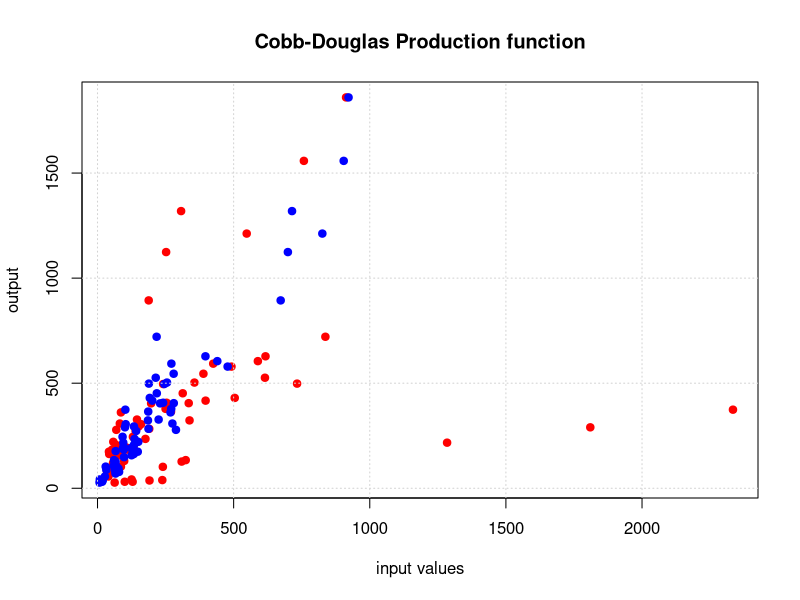

Here is the R script that generated this plot:
## ---- chunk 1
knitr::opts_chunk$set(echo = TRUE)
## ---- chunk 2
CobbDoug = read.csv('CobbDouglasData.csv')
attach(CobbDoug)
## ---- chunk 3
plot(Cap, Q, pch=19, col='red', xlab= 'input values', ylab = 'output',
     main='Cobb-Douglas Production function')
points(Emp, Q, pch=19, col='blue')
grid()
## ---- chunk 4
#install.packages("scatterplot3d") # Install
#library("scatterplot3d") # load
## ---- chunk 5
data(CobbDoug)
head(CobbDoug)
## ---- chunk 6
# Basic 3d graphics
#scatterplot3d(CobbDoug[,1:3],
              #main="3D Scatter Plot")
## ---- chunk 7
#![](/Users/Jacky Maya/OneDrive/CSUB classes/Semester/Spring2020/MGMT6550Brownlow/CobbDouglas/images/3DScatterPlot.png)

## ---- chunk 8
CDloss=function(parms, Q, Cap, Emp){
  A = parms[1] #efficiency
  alpha = parms[2] #labor (emp)
  beta = parms[3] #capital (cap)
  
  Loss = 0
  for (i in 1:length(Q)){
    Loss = Loss + ((Q[i]-A*(Cap[i]^beta*Emp[i]^alpha))^2)
  }
  
  return (log(Loss))
}

CDmle=function(parms, Q, Cap, Emp){
  A = parms[1]
  alpha = parms[2]
  beta = parms[3]
  
  logLoss = 0
  for (i in 1:length(Q)){
    errorTerm= (Q[i]-A*(Cap[i]^beta*Emp[i]^alpha))
    logLoss = logLoss - dnorm(errorTerm, log=T)
  }
  
  return (logLoss)
}
## ---- chunk 9
A = 1
alpha = 0.5
beta = 0.5
parms=c(A, alpha, beta)
print(CDloss(parms, Q, Cap, Emp))

# better or worse than
A = 2
alpha = 0.802
beta = 0.208
parms=c(A, alpha, beta)
print(CDloss(parms, Q, Cap, Emp))
## ---- chunk 10

for (A in seq(from=0.01, to = 2, length.out = 4))
  for(a in seq(from=0.01, to = 1,length.out = 6))
   for(b in seq(from=0.01, to = 1, length.out = 6)){
     parms = c(A, a, b)
      print(paste(A, a, b,'        ', CDloss(parms, Q, Cap, Emp)))
  }

## ---- chunk 11
##     ?optim
parms = c(2, 0.802, 0.208)
opt = optim(parms, CDloss, Q=Q, Cap=Cap, Emp=Emp)
print(opt)
parms = c(opt$par[1], opt$par[2], opt$par[3])
print(CDloss(parms, Q, Cap,Emp))
## ---- chunk 12
parms = c(2, 0.802, 0.208)
opt = optim(parms, CDmle, Q=Q, Cap=Cap, Emp=Emp)
print(opt)
parms = c(opt$par[1], opt$par[2], opt$par[3])
print(CDloss(parms, Q, Cap,Emp))
## ---- chunk 13
logModel = glm(log(Q)~log(Cap)+log(Emp))
summary(logModel)
A = exp(logModel$coefficients[1])
alpha = logModel$coefficients[2]
beta = logModel$coefficients[3]
print(paste('A = ',A,' alpha = ', alpha,' beta =', beta))

# CD loss at these values:
parms=c(A, alpha, beta)
print(paste('CD loss: ', CDloss(parms, Q, Cap, Emp)))
## ---- chunk 14
t.test(CobbDoug, conf.level = 0.9)
